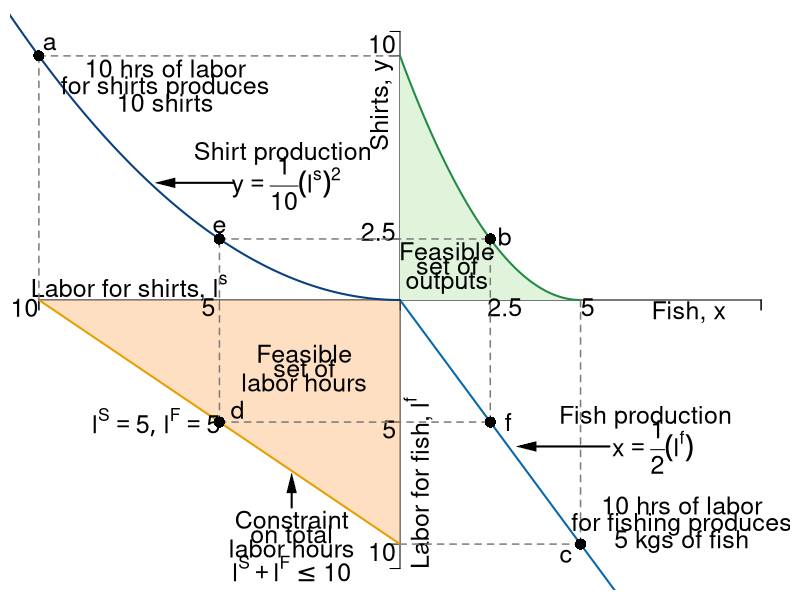

This figure's R source:
#Graph Designer: Simon Halliday
#Authors: Bowles, Foley and Halliday
#Title: Coordination, Conflict and Competition: A Text in Microeconomics

require(shape)
#pdf(file = "specprodexch/ppf_eos.pdf", width = 9, height = 9)

#Set parameters for graphics
pointsize <- 1.8
axislabelsize <- 1.8
labelsize <- 1.5
namesize <- 1.8
annotatesize <- 1.5
graphlinewidth <- 2
segmentlinewidth <- 1.5

COL <- c("#7fc97f", "#beaed4", "#fdc086", "#ffff99", "#386cb0", "#f0027f", "#bf5b17", "#666666")
COLA <- c("#e0f3db", "#99d8c9","#66c2a4","#41ae76", "#238b45", "#005824")
COLB <- c("#4eb3d3", "#2b8cbe", "#0868ac","#084081")
grays <- gray.colors(25, start = 1, end = 0)
CBCols <- c("#009E73","#0072B2","#E69F00")


#Edited the margins to cater for the larger LHS labels
par(mar =  c(0.5, 0.5, 0.5, 0.5))

#Change this to make it log of l 

# ppf <- function(l, k = 0.5) {
#   k * (1/l)
# }

ppf <- function(fish, k = 0.1, alpha = 2, maxfish = 5) {
  k * (fish - maxfish)^alpha 
}

fishProd <- function(l, k = 0.5){
  (-k)*l
}

feasibleLabor <- function(l, time = 10){
  - time - l
}

manufactureProd <- function(l, k = 0.1, alpha = 2){
  k * (-l)^alpha
}

xlims <- c(-10, 10)
ylims <- c(-11, 11)

npts <- 501 
x <- seq(xlims[1], xlims[2], length.out = npts)
y <- seq(ylims[1], ylims[2], length.out = npts) 
a <- c(13, 15, 17)

plot(0, 0, xlim = xlims, ylim = ylims, type = "n",
     xlab = expression(paste("")),
     ylab = expression(paste("")), 
     xaxt = "n", 
     yaxt = "n", 
     cex.lab = axislabelsize, 
     bty = "n"
)

ticksy <- c(ylims[1], -10, -5, 0, 2.5, 10, ylims[2])
ylabels <- c(NA, NA, NA, NA, NA, NA, NA)
ticksx <- c(xlims[1], -10, -5, 0, 10, xlims[2])
xlabels <- c(NA, NA, NA, NA, NA, NA)

axis(1, at = ticksx, pos = 0, labels = xlabels)
axis(2, at = ticksy, pos = 0, labels = ylabels, las = 1)

npts <- 500 
xx1 <- seq(0, 5, length.out = npts)
xx2 <- seq(0, xlims[2], length.out = npts)
xx3 <- seq(xlims[1], 0, length.out = npts)
xx4 <- seq(-11, 0, length.out = npts)

#Draw the polygon for shading the feasible set
xpoly1 <- seq(from = 0, to = 5, length.out = 500)
ypoly1 <- ppf(xpoly1, k = 10/25, alpha = 2, maxfish = 5)
polygon(x = c(xpoly1, rev(xpoly1[1])), y = c(ypoly1, rev(ypoly1)[1]), col=COLA[1], density=NULL, border = NA)

# shade 
polygon(x = c(-10, 0, 0), 
        y = c(0, 0, -10),
        border = FALSE, col = adjustcolor(COL[3], alpha.f = 0.5))


#Draw the graphs
lines(xx1, ppf(xx1, k = 10/25, alpha = 2, maxfish = 5), col = COLA[5], lwd = graphlinewidth)
lines(xx2, fishProd(xx2, k = 2), col = COLB[3], lwd = graphlinewidth)
lines(xx3, feasibleLabor(xx3, time = 10), col = CBCols[3], lwd = graphlinewidth)
lines(xx4, manufactureProd(xx4, k = 0.1, alpha = 2), col = COLB[4], lwd = graphlinewidth)

#mtext(expression(paste("Quantity of fish, ", x)), side=1, line = 2.5, cex = axislabelsize)
text(-0.5, 8, expression(paste("Shirts, ", y)), xpd = TRUE, cex = annotatesize, srt = 90) 
text(8, -0.5, expression(paste("Fish, ", x)), xpd = TRUE, cex = annotatesize)
text(0.5, -7.5, expression(paste("Labor for fish, ", l^f)), xpd = TRUE, cex = annotatesize, srt= 90) 
text(-7.5, 0.5, expression(paste("Labor for shirts, ", l^s)), xpd = TRUE, cex = annotatesize)

#Label the points on the axes we want
text(-0.6, 2.8, expression(paste(2.5)), xpd = TRUE, cex = annotatesize)
text(-0.5, 10.5, expression(paste(10)), xpd = TRUE, cex = annotatesize)
text(2.9, -0.3, expression(paste(2.5)), xpd = TRUE, cex = annotatesize)
text(5.2, -0.3, expression(paste(5)), xpd = TRUE, cex = annotatesize)
text(-5.3, -0.3, expression(paste(5)), xpd = TRUE, cex = annotatesize)
text(-0.3, -5.3, expression(paste(5)), xpd = TRUE, cex = annotatesize)
text(-10.4, -0.3, expression(paste(10)), xpd = TRUE, cex = annotatesize)
text(-0.5, -10.3, expression(paste(10)), xpd = TRUE, cex = annotatesize)

#Label the two production functions
#Clothing
text(-3.25, 6, expression(paste("Shirt production")), xpd = TRUE, cex = annotatesize)
text(-3.15, 4.8, expression(paste(y == frac(1,10)(l^s)^2)), xpd = TRUE, cex = annotatesize)
Arrows(-4.6, 4.8, -6.5, 4.8, col = "black", lty = 1, lwd = 2, arr.type = "triangle", arr.lwd = 0.5)

#Fishing
text(6.8, -4.8, expression(paste("Fish production")), xpd = TRUE, cex = annotatesize)
text(7, -6, expression(paste(x == frac(1,2)(l^f))), xpd = TRUE, cex = annotatesize)
Arrows(5.8, -6, 3.5, -6, col = "black", lty = 1, lwd = 2, arr.type = "triangle", arr.lwd = 0.5)

#Draw segments for the 50/50 split of time
segments(-5, -5, -5, 2.5, lty = 2, col = grays[20], lwd = segmentlinewidth)
segments(-5, -5, 2.5, -5, lty = 2, col = grays[20], lwd = segmentlinewidth)
segments(-5, 2.5, 2.5, 2.5, lty = 2, col = grays[20], lwd = segmentlinewidth)
segments(2.5, -5, 2.5, 2.5, lty = 2, col = grays[20], lwd = segmentlinewidth)

#Annotate Max time on clothes
segments(-10, 0, -10, 10, lty = 2, col = grays[20], lwd = segmentlinewidth)
segments(-10, 10, 0, 10, lty = 2, col = grays[20], lwd = segmentlinewidth)
text(-6.5, 9.5, expression(paste("10 hrs of labor")), cex = annotatesize)
text(-6.5, 8.7, expression(paste("for shirts produces")),  cex = annotatesize)
text(-6.5, 8.1, expression(paste("10 shirts")),  cex = annotatesize)
points(-10, 10, pch = 16, col = "black", cex = 1.5)
text(-9.7, 10.5, expression(paste("a")),  cex = annotatesize)

points(-5, 2.5, pch = 16, col = "black", cex = 1.5)
text(-5, 3, expression(paste("e")), cex = annotatesize)

#Annotate Max time on fishing
segments(0, -10, 5, -10, lty = 2, col = grays[20], lwd = segmentlinewidth)
segments(5, -10, 5, 0, lty = 2, col = grays[20], lwd = segmentlinewidth)
text(7.8, -8.4, expression(paste("10 hrs of labor")), cex = annotatesize)
text(7.8, -9.2, expression(paste("for fishing produces")),cex = annotatesize)
text(7.8, -9.9, expression(paste("5 kgs of fish")), cex = annotatesize)
points(5, -10, pch = 16, col = "black", cex = 1.5)
text(4.6, -10.5, expression(paste("c")), cex = annotatesize)

points(2.5, -5, pch = 16, col = "black", cex = 1.5)
text(3, -5, expression(paste("f")), cex = annotatesize)

#Annotate point on ppf 
points(2.5, 2.5, pch = 16, col = "black", cex = 1.5)
#text(5.6, 3.35, expression(paste("12.5 Shirts and")),cex = annotatesize)
#text(5.6, 2.75, expression(paste("2.5 Kilograms of Fish")), cex = annotatesize)
text(2.9, 2.6, expression(paste("b")), cex = annotatesize)

#Annotate point on labor feasibility frontier
points(-5, -5, pch = 16, col = "black", cex = 1.5)
text(-6.75, -5, expression(paste(list(l^S ==5, l^F == 5) )),cex = annotatesize)
text(-4.5, -4.5, expression(paste("d")),cex = annotatesize)


Arrows(-3, -8.5, -3, -7.5, col = "black", lty = 1, lwd = 2, arr.type = "triangle", arr.lwd = 0.5)
text(-3, -9, expression("Constraint"),cex = labelsize)
text(-3, -9.6, expression("on total"),cex = labelsize, xpd = TRUE)
text(-3, -10.2, expression("labor hours"),cex = labelsize, xpd = TRUE)
text(-3, -11, expression(paste(l^S + l^F <= 10)),cex = annotatesize)
#Arrows(-6, -7, -3.5, -7, col = "black", lty = 1, lwd = 2, arr.type = "triangle", arr.lwd = 0.5)

#Label the feasible frontier
text(1.3, 2, expression("Feasible"), cex = annotatesize)
text(1.3, 1.4, expression("set of"), cex = annotatesize)
text(1.3, 0.7, expression("outputs"), cex = annotatesize)

# Label constaint 
#Label the feasible frontier
text(-2.65, -2.2, expression("Feasible"),cex = labelsize)
text(-2.65, -2.8, expression("set of"),cex = labelsize)
text(-2.65, -3.4, expression("labor hours"),cex = labelsize)



dev.off()
